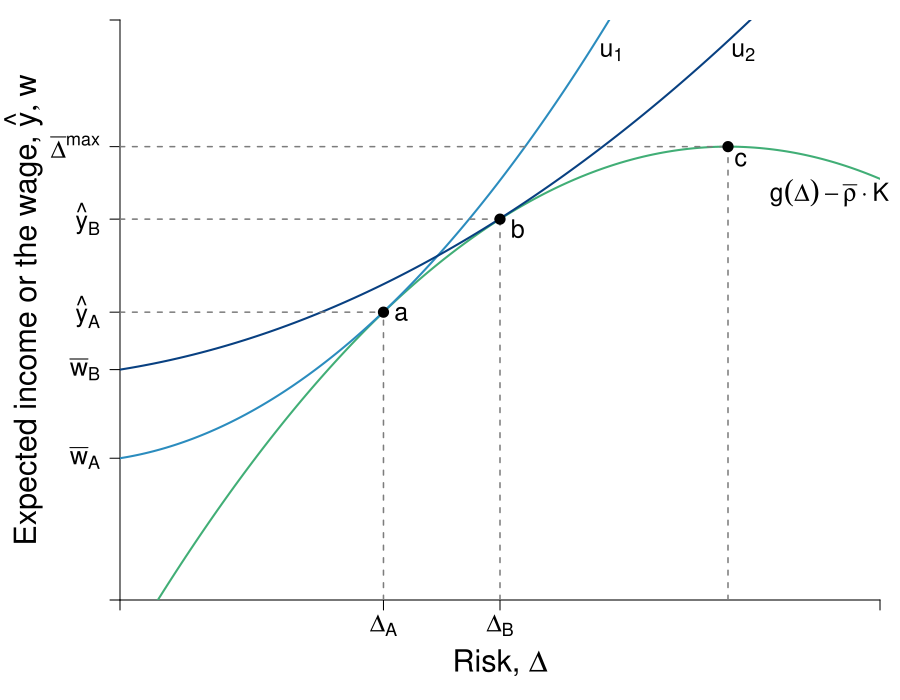

R code for this plot:
require(ggplot2)
require(shape)
pdf(file = "capitalism/risk_contrast.pdf", width = 9, height = 7)

#Set parameters for graphics
axislabelsize <- 1.5
labelsize <- 1.2
graphlinewidth <- 3
segmentlinewidth <- 2
a <- c(2, 4, 6)


COL <- c("#7fc97f", "#beaed4", "#fdc086", "#ffff99", "#386cb0", "#f0027f", "#bf5b17", "#666666")
COLA <- c("#e0f3db", "#99d8c9","#66c2a4","#41ae76", "#238b45", "#005824")
COLB <- c("#c6dbef", "#4eb3d3", "#2b8cbe", "#0868ac","#084081")
COLC <- c("#fcfbfd", "#efedf5", "#dadaeb", "#bcbddc", "#9e9ac8", "#807dba", "#6a51a3", "#54278f", "#3f007d")

par(mar =  c(5, 5, 4, 2))
xlims <- c(0, 15)
ylims <- c(0, 18)

riskreturn <- function(g, int1 = 14, int2 = 4, coeff = 1/3){
  int1 - (int2 - (coeff)*g)^2
}

uA <- function(y, g, slope = 0.5){
  y + y*g  - slope*g^2
}

indiffA <- function(g, intercept = 3, slope1 = 0.25, slope2 = 0.12){
  intercept  + slope1*g + slope2*g^2
}

indiffA2 <- function(g, intercept = 3, slope1 = 0.25, slope2 = 0.05){
  intercept  + slope1*g + slope2*g^2
}

#Plot command 
plot(0, 0, xlim = xlims, ylim = ylims, 
     type = "n",
     xlab = expression(paste("")),
     ylab = expression(paste("")), 
     axes = FALSE,
     # xlab = expression(paste("Bob's Payoff, ", u^B)),
     # ylab = expression(paste("Alfredo's Payoff, ", u^A)),
     #xaxt = "n", 
     #yaxt = "n", 
     cex.lab = axislabelsize, 
     bty = "n", 
     xaxs="i", 
     yaxs="i"
)


#Customize ticks and labels for the plot
# ticksy <- seq(ylims[1], ylims[2], 3)
# ylabels <- seq(ylims[1], ylims[2], 3)
# ticksx <- seq(xlims[1], xlims[2], 5)
# xlabels <- seq(xlims[1], xlims[2], 5)
ticksx <- c(0, 5.6, 7.5, xlims[2])
xlabels <- c(NA, expression(paste(Delta[A])), expression(paste(Delta[B])), NA)
ticksy <- c(0, 4.4, 7.1, riskreturn(5.6), riskreturn(7.5), riskreturn(g = 12), ylims[2])
ylabels <- c(NA, expression(paste(bar(w)[A])), expression(paste(bar(w)[B])), expression(paste(y[A])), expression(paste(y[B])), expression(paste(bar(Delta)^"max")), NA)

axis(1, at = ticksx, pos = 0, labels = xlabels)
axis(2, at = ticksy, pos = 0, labels = ylabels, las = 1)

#Axis labels and draw linear utility function
mtext(expression(paste("Risk, ", Delta)), side = 1, line = 2.5, cex = axislabelsize)
text(-1.5, 0.5*ylims[2], expression(paste("Expected income or the wage, ", list(y, w))), xpd = TRUE, cex = axislabelsize, srt = 90) 


npts <- 500 
xx1 <- seq(xlims[1], xlims[2], length.out = npts)
lines(xx1, riskreturn(xx1), col = COLA[4], lwd = graphlinewidth, lty = 1)
lines(xx1, indiffA(xx1, intercept = 4.4), col = COLB[3], lwd = graphlinewidth, lty = 1)
#lines(xx1, indiffA(xx1, intercept = 5.8), col = COLB[3], lwd = segmentlinewidth, lty = 2)
#lines(xx1, indiffA(xx1, intercept = 8), col = COLB[3], lwd = graphlinewidth, lty = 1)
lines(xx1, indiffA2(xx1, intercept = 7.1), col = COLB[5], lwd = graphlinewidth, lty = 1)
#lines(xx1, indiffA2(xx1, intercept = 5.8), col = COLB[5], lwd = segmentlinewidth, lty = 2)

#lines(xx1, indiffA2(xx1, intercept = 10), col = COLB[5], lwd = graphlinewidth, lty = 1)

#Add points a, b, c and c
segments(5.6, 0, 5.6, riskreturn(g = 5.6), lty = 2, col = "gray", lwd = segmentlinewidth)
segments(0, riskreturn(g = 5.6), 5.6, riskreturn(g = 5.6), lty = 2, col = "gray", lwd = segmentlinewidth)
points(5.6, riskreturn(g = 5.6), pch = 16, col = "black", cex = 1.5)
text(5.6 + 0.25, riskreturn(g = 5.6) - 0.05, expression(a), cex = labelsize)


segments(7.5, 0, 7.5, riskreturn(g = 7.5) , lty = 2, col = "gray", lwd = segmentlinewidth)
segments(0, riskreturn(g = 7.5) , 7.5, riskreturn(g = 7.5) , lty = 2, col = "gray", lwd = segmentlinewidth)
points(7.5, riskreturn(g = 7.5) , pch = 16, col = "black", cex = 1.5)
text(7.5 + 0.25, riskreturn(g = 7.5) - 0.2, expression(b), cex = labelsize)


segments(12, 0, 12, riskreturn(g = 12) , lty = 2, col = "gray", lwd = segmentlinewidth)
segments(0, riskreturn(g = 12) , 12, riskreturn(g = 12) , lty = 2, col = "gray", lwd = segmentlinewidth)
text(12 + 0.25, riskreturn(g = 12) - 0.3, expression(c), cex = labelsize)
points(12, riskreturn(g = 12) , pch = 16, col = "black", cex = 1.5)


#Segment for next best wage offer
#segments(0, 5.75, xlims[2], 5.75, lty = 2, col = "gray", lwd = segmentlinewidth)





#Label risk return schedule
text(14, riskreturn(g = 14) - 1, expression(paste(g(Delta) - bar(rho)%.%K) ), cex = labelsize)

#Label value functions
#text(13.2, 17, expression(u[1]^B), cex = labelsize)
text(12.7, 17, expression(u[2]), cex = labelsize)
text(10.1, 17, expression(u[1]), cex = labelsize)
#text(8.2, 17, expression(u[2]^A), cex = labelsize)


dev.off()
